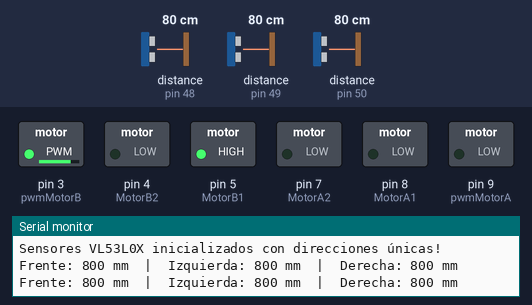
Simulated run of this sketch. Board: Arduino Uno, built with avr-gcc and run on an emulated ATmega328P. On the bench: switched loads named in the sketch (green lamp = pin HIGH), the last lines printed to the serial monitor. Dashed ring = blinking. The test bench sets the inputs (shaded band); at power-on: distance to the obstacle (sensors on pin 50, pin 48, pin 49) 80 cm. The echo pulse lasts 58.3 µs per cm; pins used as bus, display or sensor lines are not drawn.

Above: at 0.94 s.
1.5 s: distance to the obstacle (sensor on pin 50) set to 6 cm
4.7 s: distance to the obstacle (sensor on pin 50) set to 3 cm
At 5.5 s:
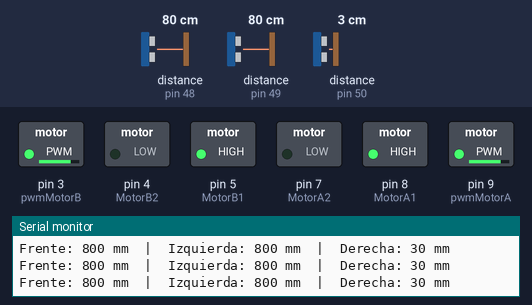
7.9 s: distance to the obstacle (sensor on pin 48) set to 6 cm
11.1 s: distance to the obstacle (sensor on pin 48) set to 3 cm
At 11.9 s:
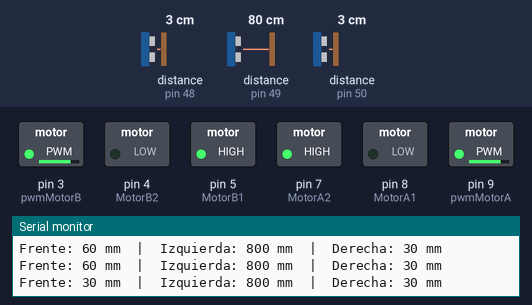
12.8 s: distance to the obstacle (sensor on pin 48) set to 9 cm
At 14.5 s:
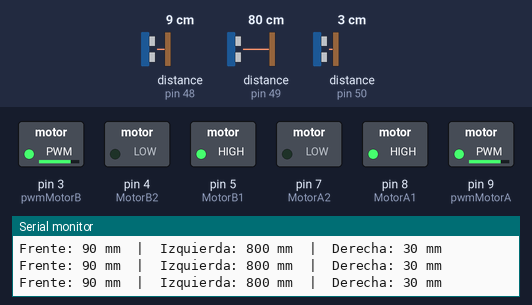
14.8 s: distance to the obstacle (sensor on pin 48) set to 2 cm
At 15.9 s:
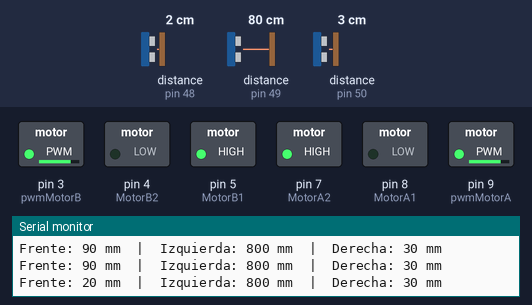
Timing chart, 0 to 17.4 s (numbered marks = the images above; inputs shaded):
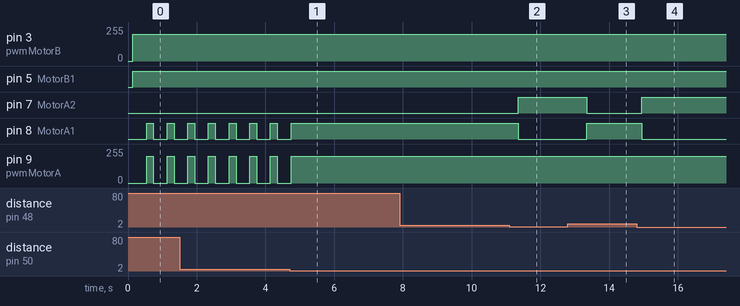

Measured:
- the behaviour switches between 5 and 4 cm on distance to the obstacle (sensor on pin 50) (found by bisection; images 0 and 1)
- the behaviour switches between 5 and 4 cm on distance to the obstacle (sensor on pin 48) (found by bisection; images 1 and 2)
- after the input at 4.7 s, pin 8 (MotorA1): goes on until 4.7 s, then stays HIGH; pin 9 (pwmMotorA): goes on until 4.7 s, then stays 200/255
- after the input at 11.1 s, pin 7 (MotorA2): LOW → HIGH after 0.25 s; pin 8 (MotorA1): HIGH → LOW after 0.25 s
- after the input at 12.8 s, pin 7 (MotorA2): HIGH → LOW after 0.55 s; pin 8 (MotorA1): LOW → HIGH after 0.55 s
- after the input at 14.8 s, pin 7 (MotorA2): LOW → HIGH after 0.15 s; pin 8 (MotorA1): HIGH → LOW after 0.15 s
- by itself, pin 8 (MotorA1): alternates HIGH for 0.20 s and LOW for 0.40 s
- by itself, pin 9 (pwmMotorA): alternates 200/255 for 0.20 s and 0/255 for 0.40 s

The sketch:

manoDerecha_Pololu.ino
```cpp
#include <Wire.h>
#include <VL53L0X.h>

// Objetos para los sensores (Pololu VL53L0X)
VL53L0X sensorF, sensorR, sensorL;

// Pines para XSHUT de cada sensor (todos comparten SDA, SCL, VCC y GND)
int pinSensorF = 10;
int pinSensorL = 11;
int pinSensorR = 12;

// Pines de motores
int pwmMotorA = 9;
int MotorA1 = 8;
int MotorA2 = 7;

int pinSTBY = 6;

int MotorB1 = 5;
int MotorB2 = 4;
int pwmMotorB = 3;

char leer = 0;

// Variable global: distancia mínima para considerar “cerca” (en mm)
int cerca = 40; // 100 mm = 10 cm

void setup()
{
  Serial.begin(9600);
  Wire.begin();

  // Inicializamos los motores
  pinMode(MotorA1, OUTPUT);
  pinMode(MotorA2, OUTPUT);
  pinMode(pwmMotorA, OUTPUT);

  pinMode(MotorB1, OUTPUT);
  pinMode(MotorB2, OUTPUT);
  pinMode(pwmMotorB, OUTPUT);

  // Configuramos pines XSHUT
  pinMode(pinSensorF, OUTPUT);
  pinMode(pinSensorL, OUTPUT);
  pinMode(pinSensorR, OUTPUT);

  // Apagamos todos los sensores
  digitalWrite(pinSensorF, LOW);
  digitalWrite(pinSensorL, LOW);
  digitalWrite(pinSensorR, LOW);
  delay(10);

  // Inicializamos cada sensor uno por uno con dirección diferente
  // 1. Sensor frontal
  digitalWrite(pinSensorF, HIGH);
  delay(10);
  sensorF.init(true);
  sensorF.setAddress(0x30);

  // 2. Sensor izquierdo
  digitalWrite(pinSensorL, HIGH);
  delay(10);
  sensorL.init(true);
  sensorL.setAddress(0x31);

  // 3. Sensor derecho
  digitalWrite(pinSensorR, HIGH);
  delay(10);
  sensorR.init(true);
  sensorR.setAddress(0x32);

  // Configuramos modo de medida continua
  sensorF.startContinuous(50);
  sensorL.startContinuous(55);
  sensorR.startContinuous(60);

  Serial.println("Sensores VL53L0X inicializados con direcciones únicas!");
}

void loop()
{
  // Leemos distancias en mm
  int distF = sensorF.readRangeContinuousMillimeters();
  int distL = sensorL.readRangeContinuousMillimeters();
  int distR = sensorR.readRangeContinuousMillimeters();

  // Mostramos en serial
  Serial.print("Frente: ");
  Serial.print(distF);
  Serial.print(" mm  |  Izquierda: ");
  Serial.print(distL);
  Serial.print(" mm  |  Derecha: ");
  Serial.print(distR);
  Serial.println(" mm");

  /* Casos de ejemplo:
    1.- Sensor frontal no detecta pared cerca, sensor derecho detecta pared cerca → Avanza
    2.- Los 3 sensores detectan pared cerca (camino sin salida)                   → Media vuelta
    3.- El sensor derecho deja de detectar pared cerca                            → Vuelta a la derecha
  */

  // Estrategia de mano derecha:
  if (distR > cerca) {
    // Giro a la derecha si hay camino
    vueltaDerecha();
    delay(400); // calibrar para 90°
    avanzar();
  }
  else if (distF > cerca) {
    // Si frente está libre, avanzamos
    avanzar();
  }
  else {
    // Todos bloqueados → media vuelta
    mediaVuelta();
    delay(800); // calibrar para 180°
  }

  delay(100); // pequeña pausa entre decisiones
}


// Funciones básicas de movimiento (vacías por ahora)
void avanzar()
{
  digitalWrite(pinSTBY, HIGH);

  // Motor A hacia adelante
  digitalWrite(MotorA1, HIGH);
  digitalWrite(MotorA2, LOW);
  analogWrite(pwmMotorA, 200);

  // Motor B hacia adelante
  digitalWrite(MotorB1, HIGH);
  digitalWrite(MotorB2, LOW);
  analogWrite(pwmMotorB, 200);

}

void mediaVuelta()
{
  digitalWrite(pinSTBY, HIGH);

  // Motor A hacia adelante
  digitalWrite(MotorA1, LOW);
  digitalWrite(MotorA2, HIGH);
  analogWrite(pwmMotorA, 200);

  // Motor B hacia adelante
  digitalWrite(MotorB1, HIGH);
  digitalWrite(MotorB2, LOW);
  analogWrite(pwmMotorB, 200);
}

void vueltaDerecha()
{
  digitalWrite(pinSTBY, HIGH);

  // Motor A hacia adelante
  digitalWrite(MotorA1, LOW);
  digitalWrite(MotorA2, LOW);
  analogWrite(pwmMotorA, 0);

  // Motor B hacia adelante
  digitalWrite(MotorB1, HIGH);
  digitalWrite(MotorB2, LOW);
  analogWrite(pwmMotorB, 200);
}

void vueltaIzquierda()
{
  digitalWrite(pinSTBY, HIGH);

  // Motor A hacia adelante
  digitalWrite(MotorA1, HIGH);
  digitalWrite(MotorA2, LOW);
  analogWrite(pwmMotorA, 200);

  // Motor B hacia adelante
  digitalWrite(MotorB1, LOW);
  digitalWrite(MotorB2, LOW);
  analogWrite(pwmMotorB, 0);
}

void stop()
{
  digitalWrite(pinSTBY, LOW);

  analogWrite(pwmMotorA, 0);
  analogWrite(pwmMotorB, 0);
}
```
